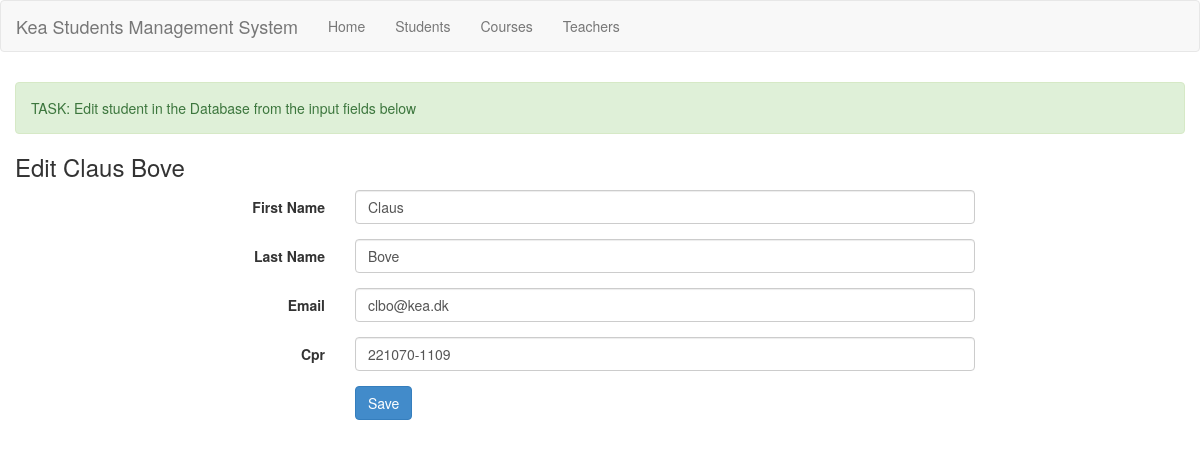
The page /edit_student.php?id=1 on the database its author committed.
### tables this page shows
CREATE TABLE `students` (
  `students_id` int(11) NOT NULL,
  `first_name` varchar(50) DEFAULT NULL,
  `last_name` varchar(50) DEFAULT NULL,
  `email` varchar(50) DEFAULT NULL,
  `cpr` varchar(50) DEFAULT NULL
);

### includes/Students_class.php (called while the page is built, shortened)
<?php
require_once("connection.php");
class Students
{
    function get_student($id)
    {
        $db = new DB();
        $con = $db->connect();
        if ($con) {
            $stmt = $con->prepare("SELECT * FROM students WHERE students_id = :id");
            $stmt->bindParam(':id', $id);
            $stmt->execute();
            $row = $stmt->fetch();
            return $row;
        } else { }
    }
}

### includes/connection.php (called while the page is built, shortened)
<?php
    class DB {
        public function connect() {
            $server = 'localhost';
            $db = 'kea_students';
            $user = 'root';
            $pwd = '';
            $DSN = 'mysql:host=' . $server . ';dbname=' . $db . ';charset=utf8';
            $options = [
                PDO::ATTR_ERRMODE            => PDO::ERRMODE_EXCEPTION,
                PDO::ATTR_DEFAULT_FETCH_MODE => PDO::FETCH_ASSOC,
                PDO::ATTR_EMULATE_PREPARES   => false,
            ];
            try {
                $connections_to_db = new PDO($DSN, $user, $pwd, $options);
            } catch (PDOException $e) {
                echo 'Connection unsuccessful';
                die('Connection unsuccessful: ' . $connections_to_db->connect_error());
                exit();
            }
            return($connections_to_db);
        }
    }

### edit_student.php (the view, shortened to what this page needs)
<!DOCTYPE html>
<html lang="en">
<?php
require_once(dirname(__FILE__) . '/includes/header.php');
require_once(dirname(__FILE__) . '/includes/Students_class.php');
$students = new Students();
$id = $_GET["id"];
$result = $students->get_student($id);
?>
<body>
    <?php
    require_once(dirname(__FILE__) . '/includes/menu.php');
    ?>
    <div class="container">
        <div class="row top-buffer">
            <div class="alert alert-success">TASK: Edit student in the Database from the input fields below</div>
            <h3>Edit <?php echo $result['first_name'] . ' ' .  $result['last_name'] ?></h3>
            <div class="col-xs-8 col-xs-offset-2">
                <form class="form-horizontal" method="POST" action="edited_student.php">
                    <div class="form-group">
                        <label for="title" class="col-sm-2 control-label">First Name</label>
                        <div class="col-sm-10">
                            <input type="text" class="form-control" id="title" placeholder="First Name" name="firstname" value="<?php echo $result['first_name'] ?>">
                        </div>
                    </div>
                    <div class="form-group">
                        <label for="year" class="col-sm-2 control-label">Last Name</label>
                        <div class="col-sm-10">
                            <input type="text"  class="form-control" id="year" placeholder="Last Name" name="lastname" value="<?php echo $result['last_name'] ?>">
                        </div>
                    </div>
                    <div class="form-group">
                        <label for="director" class="col-sm-2 control-label">Email</label>
                        <div class="col-sm-10">
                            <input type="email"  class="form-control" id="director" placeholder="email" name="email" value="<?php echo $result['email'] ?>">
                        </div>
                    </div>
                    <div class="form-group">
                        <label for="plot" class="col-sm-2 control-label">Cpr</label>
                        <div class="col-sm-10">
                            <input type="text"  class="form-control" id="plot" placeholder="Cpr" name="cpr" value="<?php echo $result['cpr'] ?>">
                        </div>
                    </div>
                    <div class="form-group">
                        <div class="col-sm-offset-2 col-sm-10">
                            <input type="submit" class="btn btn-primary" value="Save">
                        </div>
                    </div>
                </form>
            </div>
        </div>
    </div>
</body>
</html>

### css/app.css (style rules this page uses)
.top-buffer { margin-top:10px; }

### rows shown on the page
students: first_name "Claus", last_name "Bove", firstname "Claus", lastname "Bove", email "clbo@kea.dk", cpr "221070-1109"
